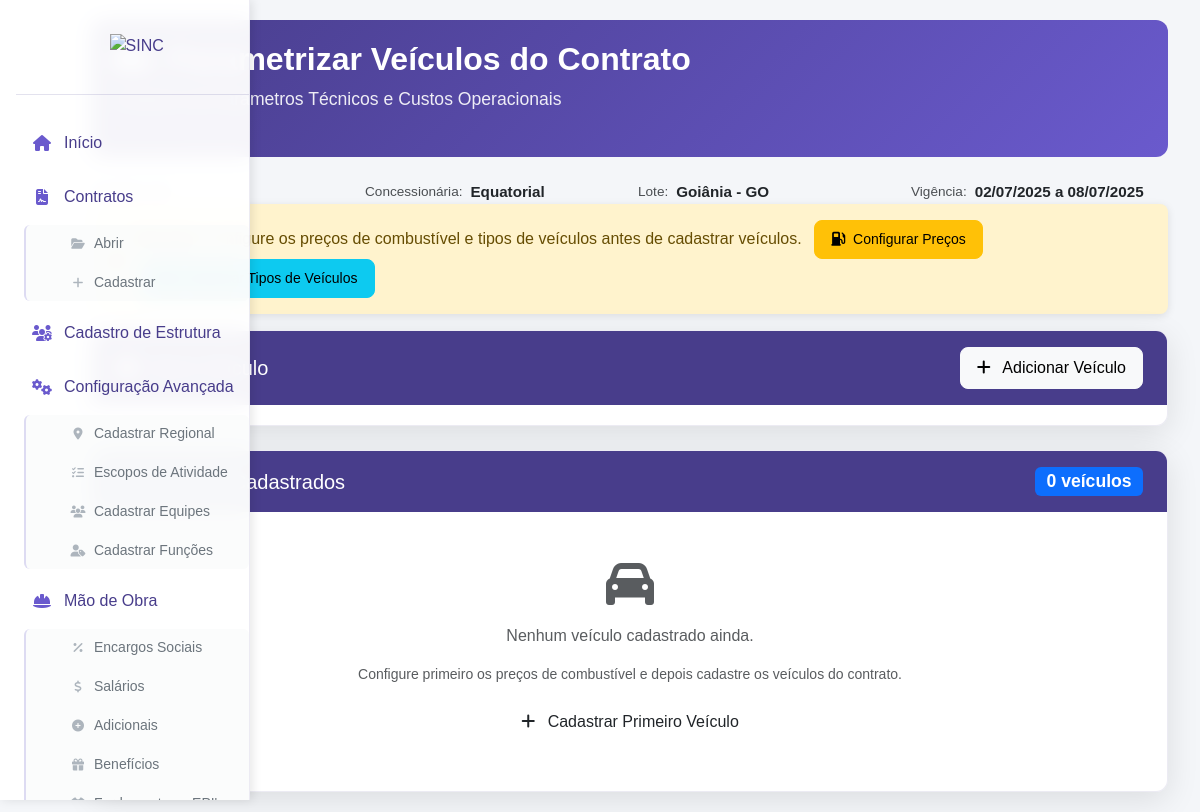
/veiculos/cadastrar/3/, run on an earlier commit of the app's database.
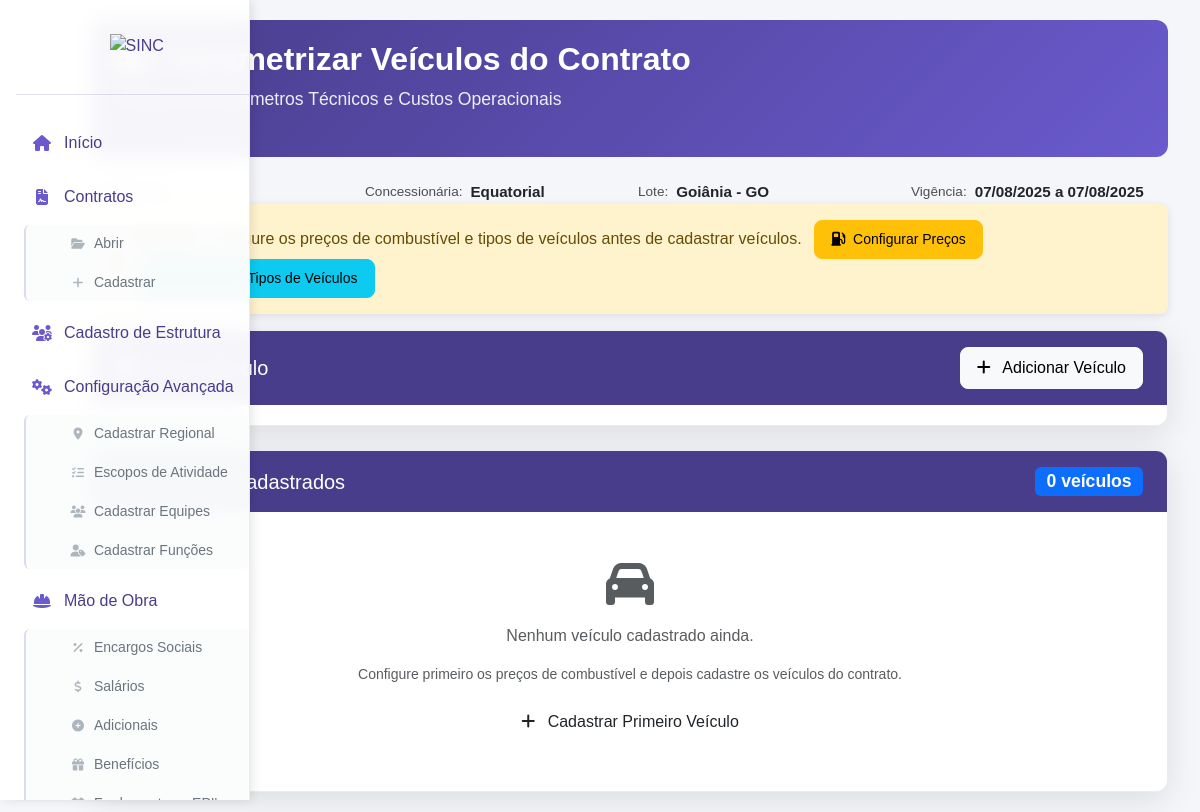
And on a later commit of the database.
### cad_contrato/models.py (models this page shows, shortened)
class CadastroContrato(models.Model):
    ESTADOS_CHOICES = [
        ('AC', 'Acre'),
        ('AL', 'Alagoas'),
        ('AP', 'Amapá'),
        ('AM', 'Amazonas'),
        ('BA', 'Bahia'),
        ('CE', 'Ceará'),
        ('DF', 'Distrito Federal'),
        ('ES', 'Espírito Santo'),
        ('GO', 'Goiás'),
        ('MA', 'Maranhão'),
        ('MT', 'Mato Grosso'),
        ('MS', 'Mato Grosso do Sul'),
        ('MG', 'Minas Gerais'),
        ('PA', 'Pará'),
        ('PB', 'Paraíba'),
        ('PR', 'Paraná'),
        ('PE', 'Pernambuco'),
        ('PI', 'Piauí'),
        ('RJ', 'Rio de Janeiro'),
        ('RN', 'Rio Grande do Norte'),
        ('RS', 'Rio Grande do Sul'),
        ('RO', 'Rondônia'),
        ('RR', 'Roraima'),
        ('SC', 'Santa Catarina'),
        ('SP', 'São Paulo'),
        ('SE', 'Sergipe'),
        ('TO', 'Tocantins'),
    ]
    STATUS_CHOICES = [
        ('EM_LICITACAO', 'Em Licitação'),
        ('EM_RENOVACAO', 'Em Renovação'),
        ('ATIVO', 'Ativo'),
        ('ENCERRADO', 'Encerrado'),
    ]
    contrato = models.AutoField(primary_key=True)
    concessionaria = models.CharField(max_length=100, default='Equatorial')
    estado = models.CharField(max_length=2, choices=ESTADOS_CHOICES, default='GO')
    municipio = models.CharField(max_length=100, default='Goiânia')
    escopo_contrato = models.CharField(max_length=255)
    inicio_vigencia_contrato = models.DateField(default='2025-01-01')
    fim_vigencia_contrato = models.DateField(default='2029-01-01')
    versao_base = models.ForeignKey('self', null=True, blank=True, on_delete=models.PROTECT, related_name='versoes')
    numero_versao = models.IntegerField(default=0)
    descricao_alteracao = models.TextField(blank=True)
    status_contrato = models.CharField(max_length=15, choices=STATUS_CHOICES, default='EM_LICITACAO', verbose_name="Status do Contrato")
    valor_inicial = models.DecimalField(max_digits=15, decimal_places=2, default=0.00, verbose_name="Valor Inicial do Contrato")
    created_at = models.DateTimeField(auto_now_add=True)
    updated_at = models.DateTimeField(auto_now=True)
    class Meta:
        ordering = ['-created_at']

### veiculos/views.py (the view, shortened to what this page needs)
# urls.py: path('cadastrar/<int:contrato_id>/', VeiculoCreateView.as_view(), name='cadastrar_veiculo'),
class VeiculoCreateView(CreateView):
    model = Veiculo
    form_class = VeiculoForm
    template_name = "veiculos/cadastrar_veiculo.html"
    success_url = reverse_lazy("cadastrar_veiculo")
    def dispatch(self, request, *args, **kwargs):
        contrato_id = self.kwargs.get('contrato_id') or request.session.get('contrato_id')
        if not contrato_id:
            return redirect('selecionar_contrato')
        self.contrato = get_object_or_404(CadastroContrato, pk=contrato_id)
        return super().dispatch(request, *args, **kwargs)
    def get_form_kwargs(self):
        kwargs = super().get_form_kwargs()
        kwargs["contrato"] = self.contrato
        return kwargs
    def get(self, request, *args, **kwargs):
        return super().get(request, *args, **kwargs)
    def get_context_data(self, **kwargs):
        context = super().get_context_data(**kwargs)
        context["contrato"] = self.contrato
        context["veiculos"] = Veiculo.objects.filter(
            contrato=self.contrato
        ).select_related('tipo_veiculo').order_by('tipo_veiculo__categoria', 'tipo_veiculo__nome')
        return context

### app/context_processors.py (called while the page is built)
def contrato_context(request):
    contrato_id = request.session.get('contrato_id')
    contrato = None
    if contrato_id:
        try:
            contrato = CadastroContrato.objects.get(contrato=contrato_id)
        except CadastroContrato.DoesNotExist:
            pass
    return {'contrato': contrato}

### veiculos/templates/veiculos/cadastrar_veiculo.html (shortened to what this page needs)
{% extends 'base.html' %}
{% load static %}
{% block content %}
<div class="container-fluid">
    <div class="hero-section">
        <div class="hero-content">
            <h1 class="hero-title">
                <i class="fas fa-car-side me-3"></i>
                Parametrizar Veículos do Contrato
            </h1>
            <p class="hero-subtitle">Cadastro de Parâmetros Técnicos e Custos Operacionais</p>
        </div>
    </div>
        <div class="hero-info">
            <div class="info-grid">
                <div class="info-item">
                    <span class="info-label">Contrato:</span>
                    <span class="info-value">{{ contrato.contrato }}</span>
                </div>
                <div class="info-item">
                    <span class="info-label">Concessionária:</span>
                    <span class="info-value">{{ contrato.concessionaria }}</span>
                </div>
                <div class="info-item">
                    <span class="info-label">Lote:</span>
                    <span class="info-value">{{ contrato.municipio }} - {{ contrato.estado }}</span>
                </div>
                <div class="info-item">
                    <span class="info-label">Vigência:</span>
                    <span class="info-value">{{ contrato.inicio_vigencia_contrato|date:"d/m/Y" }} a {{ contrato.fim_vigencia_contrato|date:"d/m/Y" }}</span>
                </div>
            </div>
        </div>
    {% if not veiculos.count %}
    <div class="alert alert-warning d-flex align-items-center">
        <i class="fas fa-exclamation-triangle me-2"></i>
        <div>
            <strong>Atenção:</strong> Configure os preços de combustível e tipos de veículos antes de cadastrar veículos.
            <a href="{% url 'configurar_precos_combustivel' contrato.pk %}" class="btn btn-sm btn-warning ms-2">
                <i class="fas fa-gas-pump me-1"></i>
                Configurar Preços
            </a>
            <a href="{% url 'cadastrar_tipo_veiculo' %}" class="btn btn-sm btn-info ms-2">
                <i class="fas fa-cogs me-1"></i>
                Cadastrar Tipos de Veículos
            </a>
        </div>
    </div>
    {% endif %}
    <div class="main-card">
        <div class="card-header">
            <h5 class="mb-0">
                <i class="fas fa-plus-circle me-2"></i>
                Novo Veículo
            </h5>
            <button class="btn btn-light"
                    hx-get="?fragment=form"
                    hx-target="#veiculo-form"
                    hx-swap="innerHTML">
                <i class="fas fa-plus me-2"></i>
                Adicionar Veículo
            </button>
        </div>
        <div class="card-body">
        </div>
    </div>
    <div class="main-card mt-4" id="veiculos-section">
        <div class="card-header">
            <h5 class="mb-0">
                <i class="fas fa-list me-2"></i>
                Veículos Cadastrados
            </h5>
            <div class="badge bg-primary" id="contador-veiculos" style="font-size: 1.1rem; font-weight: 600;">
                {{ veiculos.count }} veículo{{ veiculos.count|pluralize }}
            </div>
        </div>
        <div class="card-body p-0">
            <div id="lista-veiculos" class="table-responsive">
                {% include 'veiculos/_lista_veiculos_inline.html' %}
            </div>
        </div>
    </div>
</div>
{% endblock %}

What changed in the data, as far as the page shows it:
changed CadastroContrato "Equatorial": inicio_vigencia_contrato "02/07/2025" → "07/08/2025"; fim_vigencia_contrato "08/07/2025" → "07/08/2025"
